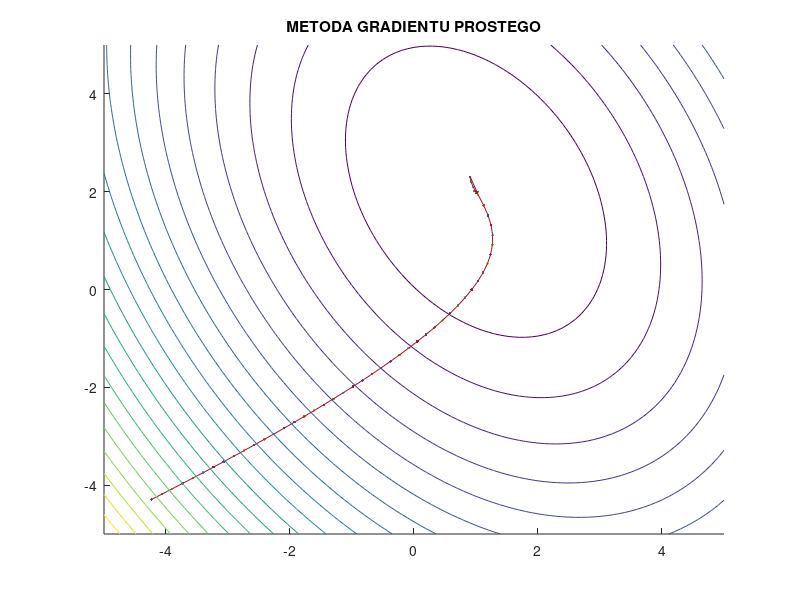

This figure's MATLAB source:
%METODA GRADIENTU PROSTEGO
clc
clear

f=@(x,y) 2*x.^2+y.^2+x.*y-6.*x-5.*y+8;

a=0.2;
h=0.01;
e=0.01;

x=-4.4;
y=-4.4;

k=0;

matrix=[];

hold on;
title('METODA GRADIENTU PROSTEGO');

while true
    k=k+1;
    
    xk=x;
    yk=y;
    zk=f(x,y);

    derivative_point_x=(f(x+h,y)-f(x-h,y))/(2*h);
    derivative_point_y=(f(x,y+h)-f(x,y-h))/(2*h);
    lenght=sqrt(derivative_point_x^2+derivative_point_y^2);

    x=x-a*(f(x+h,y)-f(x-h,y))/(2*h)/lenght;
    y=y-a*(f(x,y+h)-f(x,y-h))/(2*h)/lenght;
    z=f(x,y);
    
    if (z>zk)
        a=a/2;
    end

    arg1=[xk;yk];
    arg0=[x;y];

    if (a<h) || ((abs(x-xk) <h) && (abs(y-yk) <h) && (abs(z-zk) < h)) || (k>100)
        break
    else
        matrix=[matrix;[x y]];
        plot(x,y,'.');
    end;
end;

plot(matrix(:,1),matrix(:,2),'-');

[X,Y]=meshgrid(-5:.1:5, -5:.1:5);
Z=f(X,Y);
contour(X,Y,Z,20);
